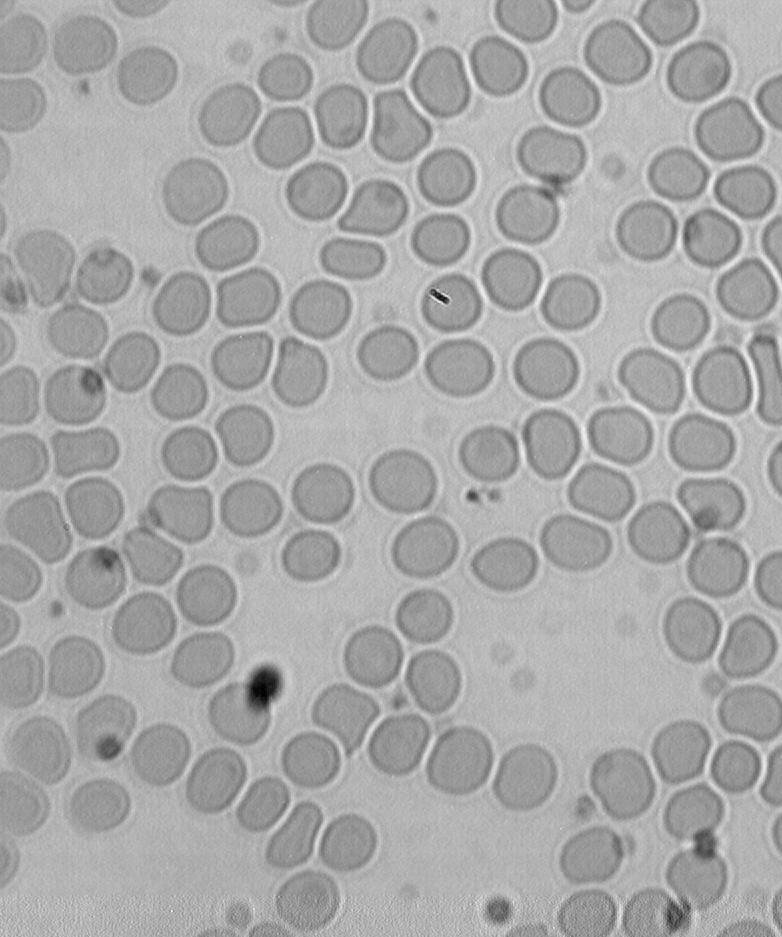
%> input picture TSI/TP3/img/cellules.jpg, 782 x 937 px
$ octave filtrageHist.m   (GNU Octave 9; MATLAB toolbox functions it lacks are replaced by stand-ins)
%> lines starting %> are read from the running program, lines starting %| are printed output that depends on the picture; in (x1, y1, x2, y2) boxes, pixels count from 0 and x2, y2 are one past the last pixel; in counts of white or black regions, pixels touching at a corner belong together; the program's own positions count from 1
### TSI/TP3/varInterClass.m
function [s, v] = varInterClass(H)

eT = sum(H);
m = (H/eT)*(1:256)';
v = zeros(1,255);

for s=1:255

    HG = H(1:s); eG = sum(HG);  mG = (HG/eG)*(1:s)';
    HD = H(s+1:256); eD = sum(HD); mD = (HD/eD)*(s+1:256)';
    v(s) = (eG/eT)*((mG-m)^2) + (eD/eT)*((mD-m)^2);
end

plot((1:255),v);
title('La variance interclasse');
xlabel('Le seuil');
ylabel('La variance');
[v, s] = max(v);

end

### TSI/TP3/filtrageHist.m
clear all; close all; clc;

imageName = 'img/cellules.jpg';
I=imread(imageName);
%> I is the input picture: size 937x782x3 uint8; min 0, max 249, mean 167.8
size_I = size(size(I));
%> size_I = [1 3]
if( size(size(I)) == [1,3]),
    I = rgb2gray(I);
%> I: size 937x782 uint8
end

figure(1);
imshow(I);title('Image originale a niveau de gris');


H= (imhist(I))';
%> H = 256 values, max 19257 at index 184, min 0 at index 245, mean 2862.2

figure(2);
imhist(I);
title('L''histogramme de notre image');
ylabel('Le nombre de pixels');
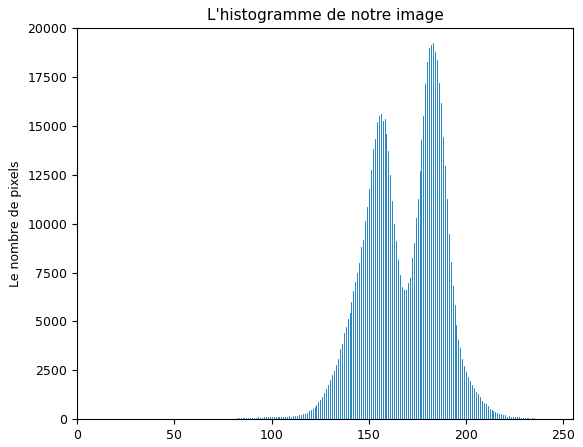
%> figure redrawn from the program's plot data; highest point at x = 183, y = 19257

figure(3);
[s, v]=varInterClass(H);
%> in varInterClass, `eT = sum(H);`: eT = 732734
%> in varInterClass, `m = (H/eT)*(1:256)';`: m = 168.8
%> the loop in varInterClass, `for s=1:255` made 255 passes
%> (eG, mG, eD, mD) on passes 17 to 19: (146, 9.46, 732588, 168.9), (158, 10.11, 732576, 168.9), (170, 10.74, 732564, 168.9)
%> in varInterClass, `[v, s] = max(v);`: v = 273.4; s = 168
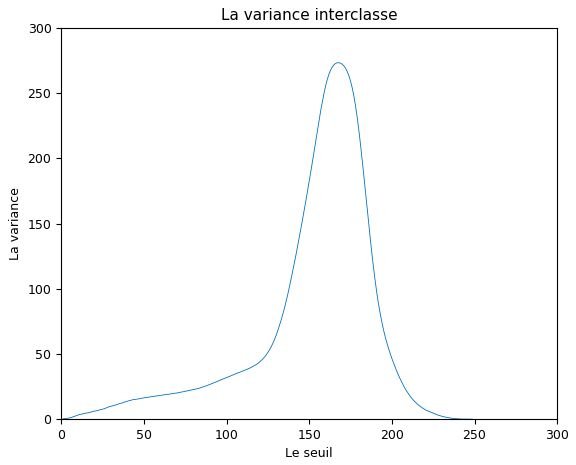
%> figure redrawn from the program's plot data; curve peaks at x = 168, y = 273.4
%> s = 168; v = 273.4

figure(4);
Ib = im2bw(I, s/255);
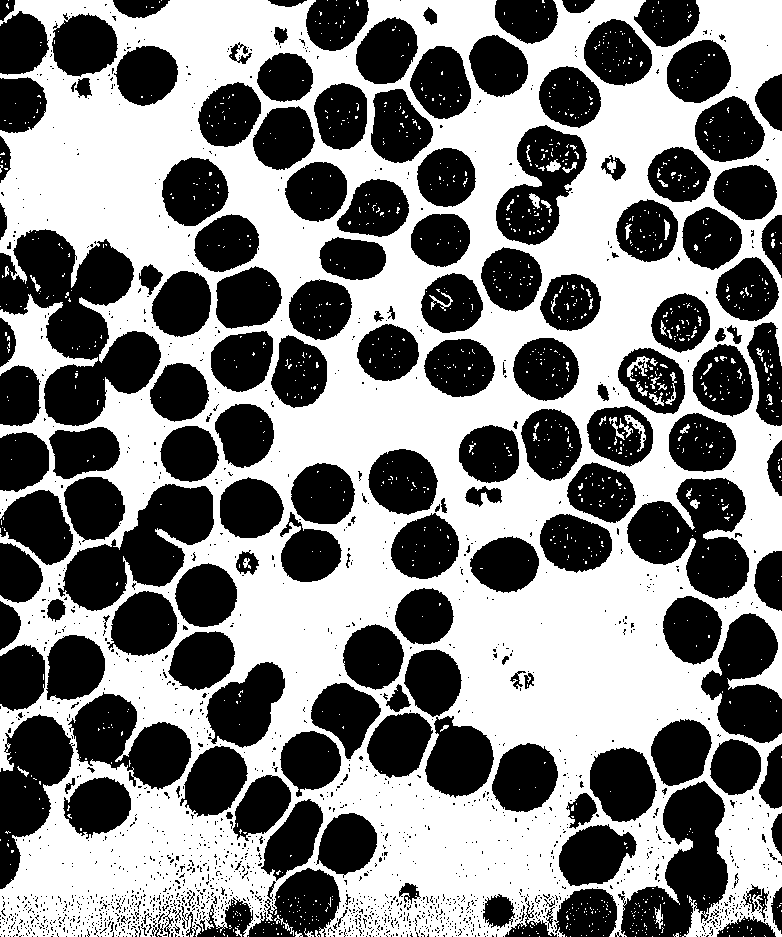
%> Ib: size 937x782 logical; 51% white; 1945 black regions (1766 under 20 px), largest, box (x1, y1, x2, y2) and area: (0, 229, 161, 426) 16015, (58, 484, 214, 611) 9299, (627, 478, 749, 599) 8981
imshow(Ib);
